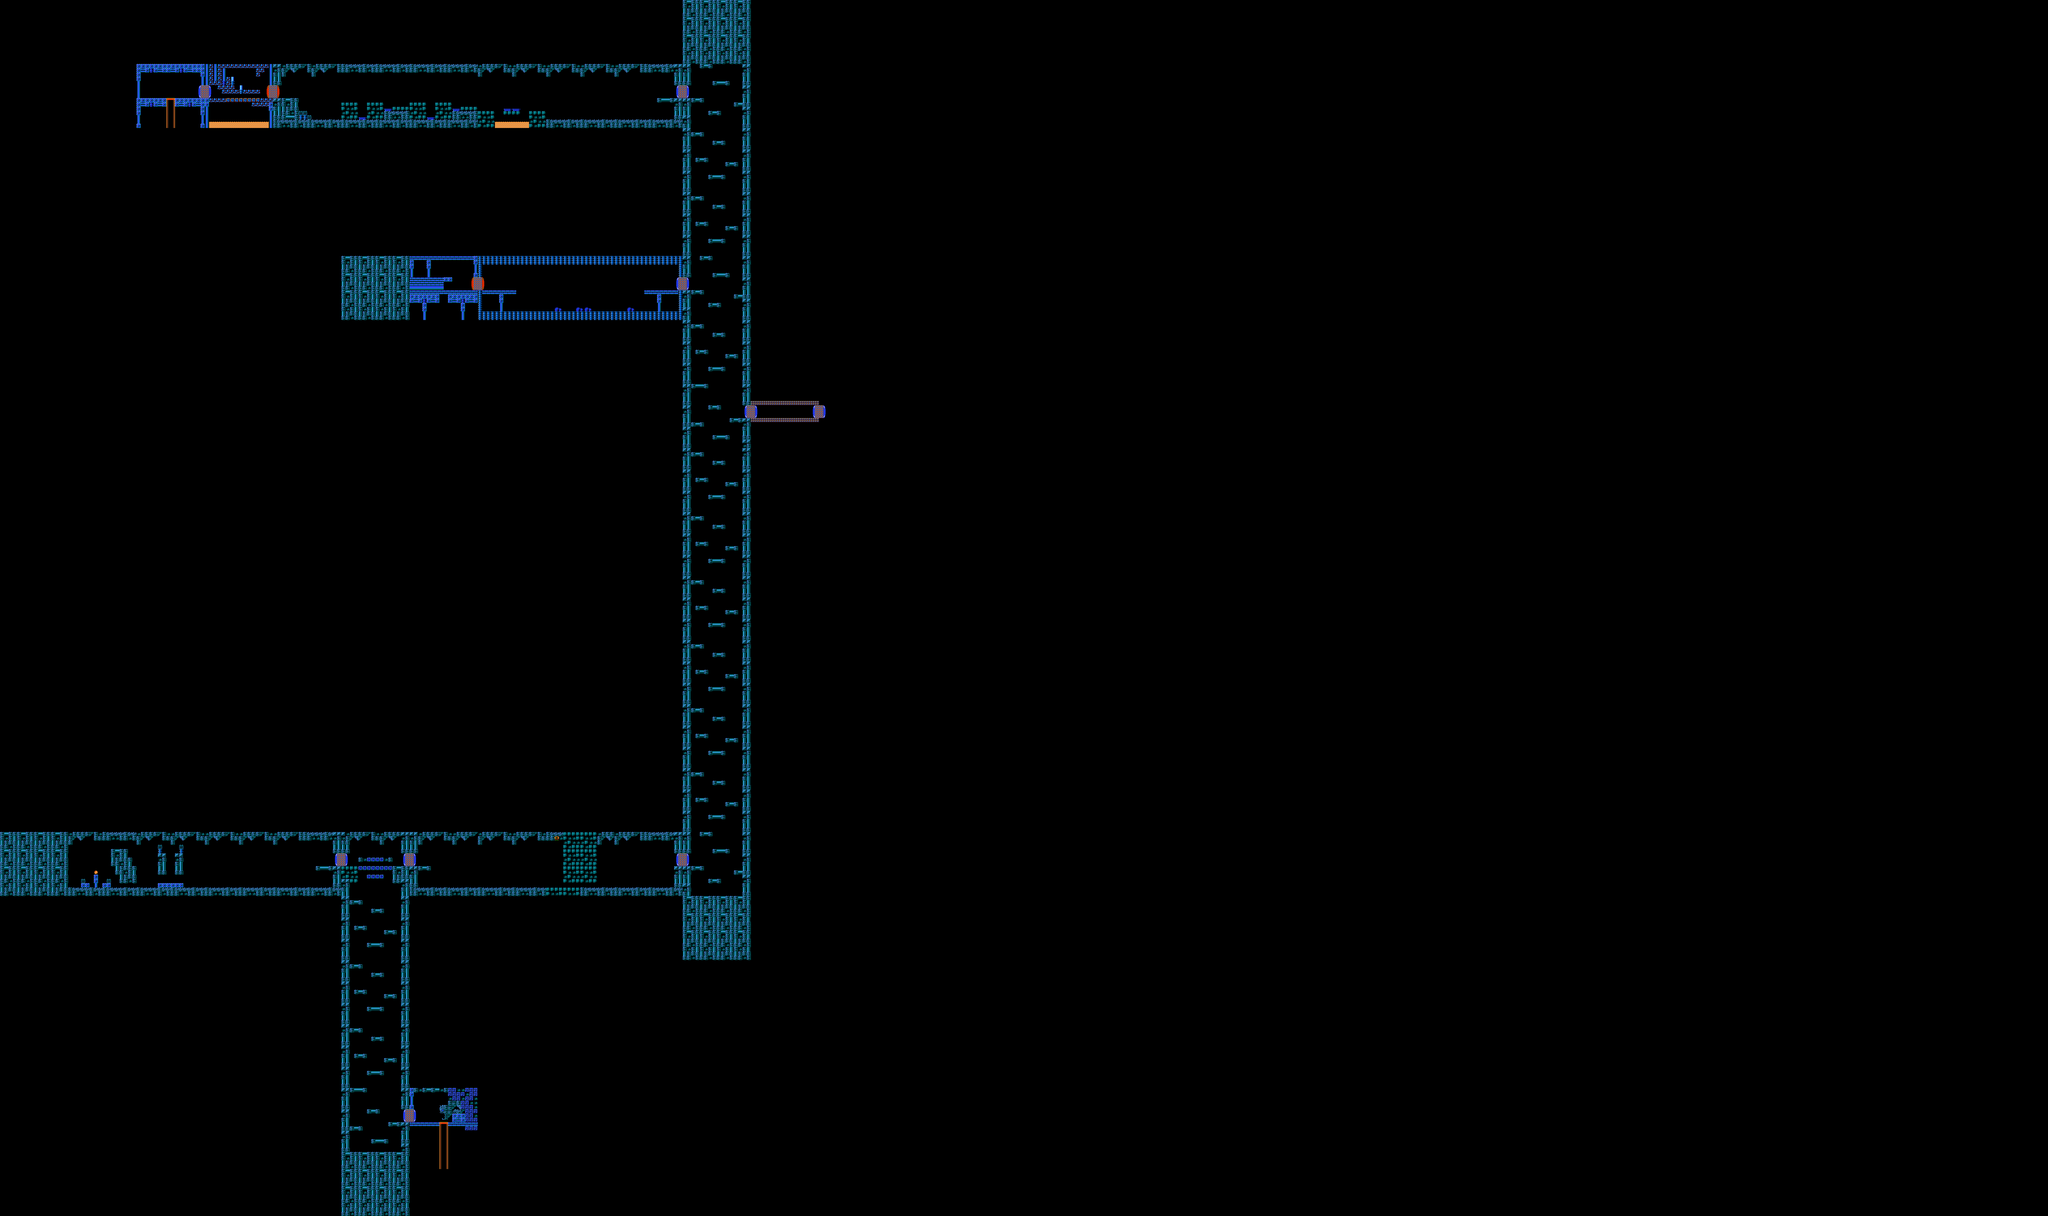

This is a level from a 2D game, rendered from its Tiled map with the project's own tilesets. A one-line summary and the map file follow, with tile-layer data summarised:
An orthogonal 480x285 tile map with 16x16 px tiles, 1 tile layer (Tile Layer 1).

<map version="1.0" tiledversion="1.0.3" orientation="orthogonal" renderorder="left-down" width="480" height="285" tilewidth="16" tileheight="16" nextobjectid="1">
 <tileset firstgid="1" name="tiles" tilewidth="16" tileheight="16" tilecount="143" columns="11">
  <image source="tiles.png" width="185" height="209" />
 </tileset>
 <layer name="Tile Layer 1" width="480" height="285">
  <data>[136800 cells, 4686 non-empty, 56 distinct tile ids]</data>
 </layer>
</map>